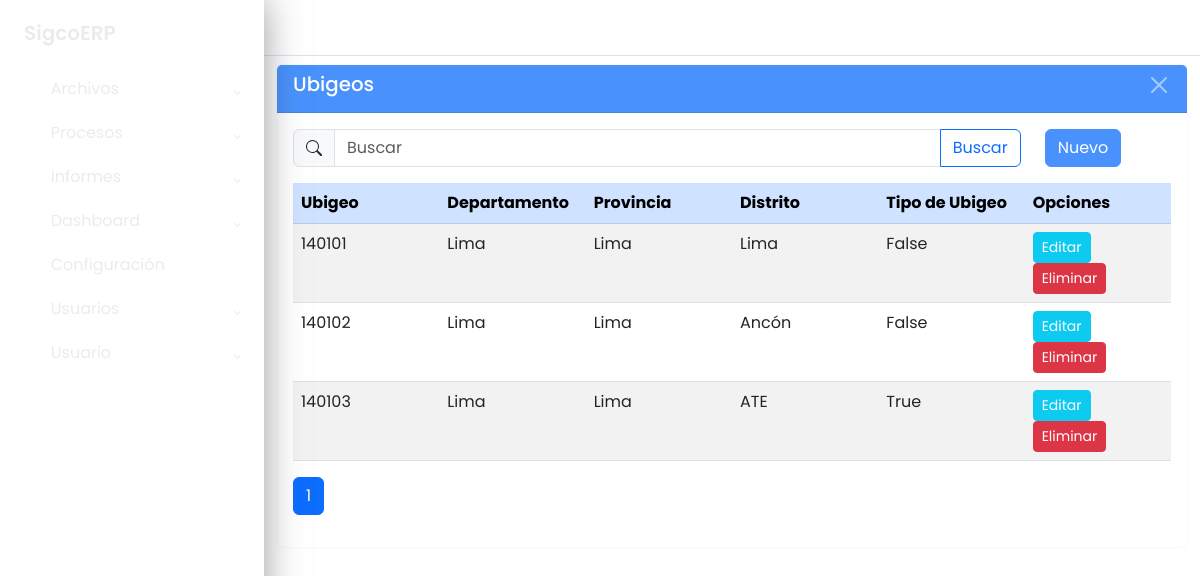
/maestros/ubigeo/listar/ (signed in), run on the app's committed database.
### apps/maestros/models/models_base.py (models this page shows, shortened)
class Ubigeo(ModeloBaseGenerico):
	id_ubigeo = models.AutoField(primary_key=True)
	ubigeo = models.CharField("Ubigeo", max_length=6, null=True, blank=True)
	departamento = models.CharField("Departamento", max_length=50, null=True,
									blank=True)
	provincia = models.CharField("Provincia", max_length=50, null=True,
								 blank=True)
	distrito = models.CharField("Distrito", max_length=50, null=True,
								blank=True)
	tipo_ubigeo = models.BooleanField("Tipo de Ubigeo", default=False)
	class Meta:
		db_table = 'sgc_ubigeo'
		verbose_name = ('Ubigeo')
		verbose_name_plural = ('Ubigeos')
		ordering = ['ubigeo']

### apps/maestros/views/ubigeo_views.py (the view)
class UbigeoListView(GenericListView):
	model = modelo
	context_object_name = 'datos'
	template_name = f"maestros/{url_list}.html"
	cadena_filtro = "Q(ubigeo__icontains=text) | \
					 Q(departamento__icontains=text) | \
					 Q(provincia__icontains=text) | \
					 Q(distrito__icontains=text)"
	extra_context = {
		"titulo": model._meta.verbose_name_plural,
		"url_inicio": url_home,
		"url_create": url_create,
		"url_update": url_update,
		"url_delete": url_delete
	}

### apps/maestros/views/cruds_views_generics.py (called while the page is built)
    def get_queryset(self):
        queryset = super().get_queryset()
        text = self.request.GET.get('buscar', '')
        if text and self.cadena_filtro:
            queryset = queryset.filter(eval(self.cadena_filtro))
        return queryset

    def get_context_data(self, **kwargs):
        context = super().get_context_data(**kwargs)
        context["buscar"] = self.request.GET.get('buscar', '')
        return context

### apps/maestros/templates/maestros/ubigeo_list.html (shortened to what this page needs)
{% extends 'base.html' %}
{% block main %}
	<div class="wrapper">
		{% block sidebar %}
			{% include 'sidebar.html' %}
		{% endblock sidebar %}
		{% block maincomponent %}
			<div class="main">
				{% block buttonsidebartoggle %}
					{% include 'buttonsidebartoggle.html' %}
				{% endblock buttonsidebartoggle %}
				{% block principalcomponent %}
					<div class="container-fluid">
						<div class="card border-light mb-3 mt-2">
							<div class="card-header text-white bg-primary opacity-75 d-flex
									justify-content-between">
								<h3>{{ titulo }}</h3>
								<button type="button" class="btn-close btn-close-white"
									aria-label="Close"
									onclick="window.location.href='{% url url_inicio %}'">
								</button>
							</div>
							<div class="card-body">
								<div class="row">
									<div class="col col-10">
										<form method="get">
											<div class="input-group flex-nowrap">
												<span class="input-group-text">
												</span>
												<input type="text" class="form-control" name="buscar"
													value="{{ buscar }}" placeholder="Buscar"
													autocomplete="off">
												<button class="btn btn-outline-primary">
													Buscar
												</button>
											</div>
										</form>
									</div>
									<div class="col col-2">
										<a href="{% url url_create %}"
												class="btn btn-primary opacity-75">
											Nuevo
										</a>
									</div>
								</div>
								<div class="table-responsive mt-3">
									<table class="table table-striped">
										<thead class="table-primary">
											<tr>
												<th class="col-2">Ubigeo</th>
												<th class="col-2">Departamento</th>
												<th class="col-2">Provincia</th>
												<th class="col-2">Distrito</th>
												<th class="col-2">Tipo de Ubigeo</th>
												<th class="col-2">Opciones</th>
											</tr>
										</thead>
										<tbody>
											{% for dato in datos %}
												<tr>
													<td>{{ dato.ubigeo }}</td>
													<td>{{ dato.departamento }}</td>
													<td>{{ dato.provincia }}</td>
													<td>{{ dato.distrito }}</td>
													<td>{{ dato.tipo_ubigeo }}</td>
													<td>
														<a href="{% url url_update dato.pk %}"
																class="btn btn-info text-white btn-sm">
															Editar
														</a>
														<a href="{% url url_delete dato.pk %}"
																class="btn btn-danger text-white btn-sm">
															Eliminar
														</a>
													</td>
												</tr>
											{% endfor %}
										</tbody>
									</table>
									{% block paginador %}
										{% include 'paginador.html' %}
									{% endblock %}
								</div>
							</div>
						</div>
					</div>
				{% endblock principalcomponent %}
			</div>
		{% endblock maincomponent %}
	</div>
{% endblock main %}

### static/css/style.css (style rules this page uses)
body { font-family: 'Poppins', sans-serif; margin: 0; background-image: url("../img/background-image.jpg"); background-repeat: no-repeat; background-position: center bottom; background-size: cover; }
h3 { font-size: 1.2375rem; color: #FFF; }
.wrapper { align-items: stretch; display: flex; width: 100%; }
.main { display: flex; flex-direction: column; min-height: 100vh; width: 100%; overflow: hidden; transition: all 0.35s ease-in-out; }

### data on the page
Ubigeo: ubigeo "140101", departamento "Lima", provincia "Lima", distrito "Lima", tipo_ubigeo "False"
Ubigeo: ubigeo "140102", departamento "Lima", provincia "Lima", distrito "Ancón", tipo_ubigeo "False"
Ubigeo: ubigeo "140103", departamento "Lima", provincia "Lima", distrito "ATE", tipo_ubigeo "True"

### other printed values
{{ titulo }} "Ubigeos"
{{ i }} "1"
